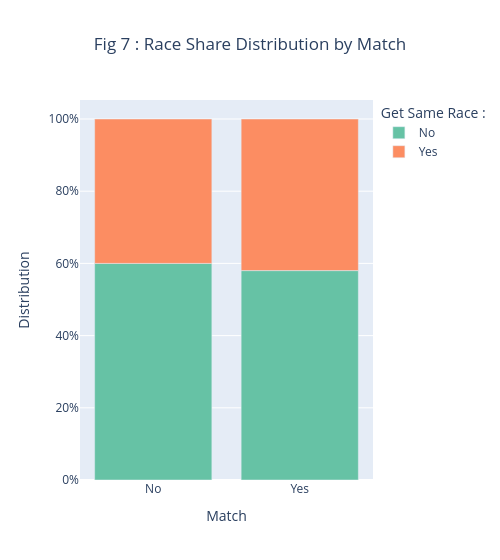

Source (notebook cell):
### Code cell
fig7=px.bar(df_share2,y='Proportion',color='samerace', title='Fig 7 : Race Share Distribution by Match',color_discrete_sequence = px.colors.qualitative.Set2)
fig7.update_layout(
    title_x= 0.5,
    width=500,
    legend_title= 'Get Same Race :',
    yaxis_title='Distribution',
    xaxis_title='Match',
    yaxis_ticksuffix='%'
    )
fig7.show()

### Figure 1 — Plotly figure (JSON) as saved in the notebook; plotly's stock layout.template omitted (floating-point values rounded to 4 significant figures)
{"data": [{"hovertemplate": "samerace=No<br>match=%{x}<br>Proportion=%{y}<extra></extra>", "legendgroup": "No", "marker": {"color": "rgb(102,194,165)", "pattern": {"shape": ""}}, "name": "No", "orientation": "v", "showlegend": true, "textposition": "auto", "type": "bar", "x": ["No", "Yes"], "xaxis": "x", "y": [60.0, 58.0], "yaxis": "y"}, {"hovertemplate": "samerace=Yes<br>match=%{x}<br>Proportion=%{y}<extra></extra>", "legendgroup": "Yes", "marker": {"color": "rgb(252,141,98)", "pattern": {"shape": ""}}, "name": "Yes", "orientation": "v", "showlegend": true, "textposition": "auto", "type": "bar", "x": ["No", "Yes"], "xaxis": "x", "y": [40.0, 42.0], "yaxis": "y"}], "layout": {"barmode": "relative", "legend": {"title": {"text": "Get Same Race :"}, "tracegroupgap": 0}, "title": {"text": "Fig 7 : Race Share Distribution by Match", "x": 0.5}, "width": 500, "xaxis": {"anchor": "y", "domain": [0, 1], "title": {"text": "Match"}}, "yaxis": {"anchor": "x", "domain": [0, 1], "ticksuffix": "%", "title": {"text": "Distribution"}}}}
